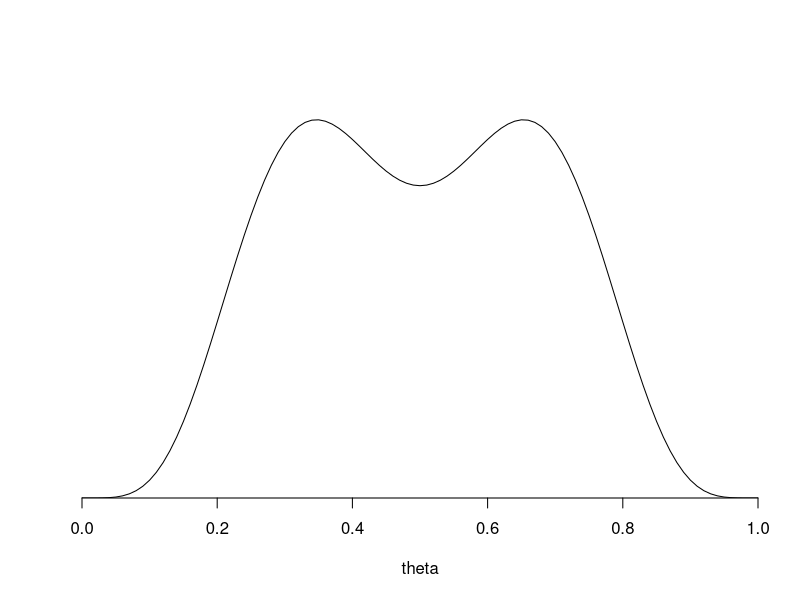

Recreate this plot in R.
## ---- chunk 1
knitr::opts_chunk$set(echo = TRUE)
## ---- chunk 2
theta <- seq(0,1,0.01)
dens  <- theta^5*(1-theta)^10 + theta^10*(1-theta)^5
plot(theta,dens,ylim=c(0,1.1*max(dens)),type="l",xlab="theta",ylab="",
xaxs="i",yaxs="i",yaxt="n",bty="n",cex=1)
